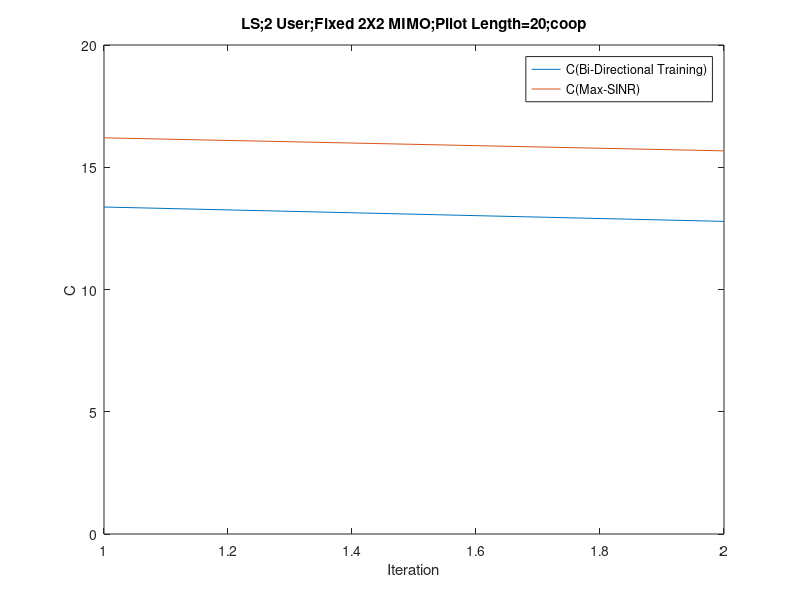

This chart was generated by the following MATLAB code:
%2 user, 2X2 MIMO Channel
%All Channels(cooperation)
%calculate MSE
%LS Filter
%add realization function
clc
clear

for k=1:2
SINR_c_without_stat(:,k)= zeros(100,1);
SINR_c_know_stat(:,k)= zeros(100,1);
SINR_p_without_stat(:,k)= zeros(100,1);
SINR_p_know_stat(:,k)= zeros(100,1);
end

sigma = sqrt(10^(-3));

i = 5; %FilterLength
Realization=1000;

  for R=1:Realization
        
        R
        
        H{1,1}=(1/sqrt(2))*[randn(1,1)+1i*randn(1,1) randn(1,1)+1i*randn(1,1);randn(1,1)+1i*randn(1,1) randn(1,1)+1i*randn(1,1)];
        H{1,2}=0.8*(1/sqrt(2))*[randn(1,1)+1i*randn(1,1) randn(1,1)+1i*randn(1,1);randn(1,1)+1i*randn(1,1) randn(1,1)+1i*randn(1,1)];
        H{2,1}=0.8*(1/sqrt(2))*[randn(1,1)+1i*randn(1,1) randn(1,1)+1i*randn(1,1);randn(1,1)+1i*randn(1,1) randn(1,1)+1i*randn(1,1)];
        H{2,2}=(1/sqrt(2))*[randn(1,1)+1i*randn(1,1) randn(1,1)+1i*randn(1,1);randn(1,1)+1i*randn(1,1) randn(1,1)+1i*randn(1,1)];

        Z{1,1}=H{1,1}.';
        Z{1,2}=H{2,1}.';
        Z{2,1}=H{1,2}.';
        Z{2,2}=H{2,2}.';
        Big_Z = [Z{1,1} Z{1,2};Z{2,1} Z{2,2}];

        for k = 1:2
            gp(:,k)=[1;1];
            gp_w(:,k)=[1;1];
            gp(:,k)=gp(:,k)/norm(gp(:,k));
            gp_w(:,k)=gp_w(:,k)/norm(gp_w(:,k));
            gc(:,k)=[1;1];
            gc_w(:,k)=[1;1];
            gc(:,k)=gc(:,k)/norm(gc(:,k));
            gc_w(:,k)=gc_w(:,k)/norm(gc_w(:,k));
            
            
        end

for iteration = 1:2
    
    iteration;

                %Normalized g
                for k = 1:2
                gp(:,k)=gp(:,k)/norm(gp(:,k));
                gp_w(:,k)=gp_w(:,k)/norm(gp_w(:,k));
                gc(:,k)=gc(:,k)/norm(gc(:,k));
                gc_w(:,k)=gc_w(:,k)/norm(gc_w(:,k));
                end
                
                Gc_w=[gc_w(:,1);gc_w(:,2)];
            
           
            %Backward Training
            for iter1 = 1:i

                    for k =1:2
                        if rand-0.5 >= 0
                                    xp_b(k,iter1) = 1;
                                else
                                    xp_b(k,iter1) = -1;
                        end
                    end
                    
                    if rand-0.5 >= 0
                                xc_b(iter1) = 1;
                            else
                                xc_b(iter1) = -1;
                    end
                    
                       
                    for k = 1:2

                                neq_p(:,iter1,k) = [0;0];
                                for j = 1:2
                                    if j~=k; 
                                        neq_p(:,iter1,k) = neq_p(:,iter1,k) + Z{k,j}*gp(:,j)*xp_b(j,iter1);
                                    end
                                end

                                neq_p_w(:,iter1,k) = [0;0];
                                for j = 1:2
                                    if j~=k;
                                        neq_p_w(:,iter1,k) = neq_p_w(:,iter1,k) + Z{k,j}*gp_w(:,j);
                                    end
                                end
                                
                                neq(:,iter1,k) = [0;0];
                                for j = 1:2
                                    if j~=k; 
                                        neq(:,iter1,k) = neq(:,iter1,k) + Z{k,j}*gc(:,j)*xc_b(iter1);
                                    end
                                end

                                neq_w(:,iter1,k) = [0;0];
                                for j = 1:2
                                    if j~=k;
                                        neq_w(:,iter1,k) = neq_w(:,iter1,k) + Z{k,j}*gc_w(:,j);
                                    end
                                end

                                all_w(:,iter1,k) = [0;0];
                                for j = 1:2
                                        all_w(:,iter1,k) = all_w(:,iter1,k) + Z{k,j}*gc_w(:,j);
                                end

                           
                    end
                    
                    for k = 1:2    
                                yb(:,iter1,k) = Z{k,k}*(gp(:,k)*xp_b(k,iter1))...
                                                +neq_p(:,iter1,k)...
                                                +sigma*(1/sqrt(2))*[(randn(1,1)+1i*randn(1,1));(randn(1,1)+1i*randn(1,1))]...
                                                +Z{k,k}*(gc(:,k)*xc_b(iter1))...
                                                +neq(:,iter1,k);
                    end
                           
            end
                    
            
            
                    for k = 1:2
                            vp_w(:,k) = inv(  Z{k,k}*gp_w(:,k)*gp_w(:,k)'*Z{k,k}'... 
                                            + neq_p_w(:,iter1,k)*(neq_p_w(:,iter1,k))'...  
                                            + eye(2)*sigma^2 ...
                                            + Z{k,k}*gc_w(:,k)*gc_w(:,k)'*Z{k,k}'...
                                            + neq_w(:,iter1,k)*(neq_w(:,iter1,k))'...
                                            + Z{k,k}*gc_w(:,k)*(neq_w(:,iter1,k))'...
                                            + (Z{k,k}*gc_w(:,k)*(neq_w(:,iter1,k))')'...
                                            ) * (Z{k,k}*gp_w(:,k)); 
                                        
                            
                            
                    end
                    
                    Vc_w = inv(  Big_Z*Gc_w*Gc_w'*Big_Z'...
                                        +Big_Z*[gp_w(:,1)*gp_w(:,1)' 0*eye(2);0*eye(2) gp_w(:,1)*gp_w(:,1)' ]*Big_Z'...
                                        +sigma^2*eye(4) )*(Big_Z*Gc_w);
            
                    for k = 1:2
                    vp(:,k)  = inv(yb(:,:,k)*yb(:,:,k)')*yb(:,:,k)*xp_b(k,:)';
                    z = inv([yb(:,:,1);yb(:,:,2)]*[yb(:,:,1);yb(:,:,2)]')*[yb(:,:,1);yb(:,:,2)]*xc_b';
                    vc(:,k)=z(2*k-1:2*k);
                    end
            
                    for k = 1:2
                    vp(:,k)=vp(:,k)/norm(vp(:,k));
                    vp_w(:,k)=vp_w(:,k)/norm(vp_w(:,k));
                    vc(:,k)=sqrt(2)*vc(:,k)/norm([vc(:,1);vc(:,2)]);
                    end
                    
                    Vc_w=sqrt(2)*Vc_w/norm(Vc_w);
                    for k = 1:2
                    vc_w(:,k)=Vc_w(2*k-1:2*k); 
                    end
       

            %Forward Training  
            for iter2 = 1:i

                    for k = 1:2
                        if rand-0.5 >= 0
                                    xp_f(k,iter2) = 1;
                                else
                                    xp_f(k,iter2) = -1;
                        end
                    end
                    
                    if rand-0.5 >= 0
                                xc_f(iter2) = 1;
                            else
                                xc_f(iter2) = -1;
                    end

                    for k = 1:2

                                neq_p(:,iter2,k) = [0;0];
                                for j = 1:2
                                    if j~=k; 
                                        neq_p(:,iter2,k) = neq_p(:,iter2,k) + H{k,j}*vp(:,j)*xp_f(j,iter2);
                                    end
                                end

                                neq_p_w(:,iter2,k) = [0;0];
                                for j = 1:2
                                    if j~=k;
                                        neq_p_w(:,iter2,k) = neq_p_w(:,iter2,k) + H{k,j}*vp_w(:,j);
                                    end
                                end
                                
                                neq(:,iter2,k) = [0;0];
                                for j = 1:2
                                    if j~=k; 
                                        neq(:,iter2,k) = neq(:,iter2,k) + H{k,j}*vc(:,j)*xc_f(iter2);
                                    end
                                end

                                neq_w(:,iter2,k) = [0;0];
                                for j = 1:2
                                    if j~=k;
                                        neq_w(:,iter2,k) = neq_w(:,iter2,k) + H{k,j}*vc_w(:,j);
                                    end
                                end

                                all_w(:,iter2,k) = [0;0];
                                for j = 1:2
                                        all_w(:,iter2,k) = all_w(:,iter2,k) + H{k,j}*vc_w(:,j);
                                end

                    end
                    
                    for k = 1:2    
                    yf(:,iter2,k) = H{k,k}*(vp(:,k)*xp_f(k,iter2))...
                                    +neq_p(:,iter2,k)...
                                    +sigma*(1/sqrt(2))*[(randn(1,1)+1i*randn(1,1));(randn(1,1)+1i*randn(1,1))]...
                                    +H{k,k}*(vc(:,k)*xc_f(iter2))...
                                    +neq(:,iter2,k);
                    end
                   
            end 
    
                for k = 1:2 
                gp_w(:,k) = inv(  H{k,k}*vp_w(:,k)*vp_w(:,k)'*H{k,k}'...
                                + neq_p_w(:,iter2,k)*(neq_p_w(:,iter2,k))'...  
                                + eye(2)*sigma^2 ...
                                + H{k,k}*vc_w(:,k)*vc_w(:,k)'*H{k,k}'...
                                + neq_w(:,iter2,k)*(neq_w(:,iter2,k))'...
                                + neq_w(:,iter2,k)*vc_w(:,k)'*H{k,k}'...
                                + H{k,k}*vc_w(:,k)*(neq_w(:,iter2,k))'...
                                ) * (H{k,k}*vp_w(:,k));
                            
                gc_w(:,k) = inv(  H{k,k}*vc_w(:,k)*vc_w(:,k)'*H{k,k}'  + neq_w(:,iter2,k)*(neq_w(:,iter2,k))'...  
                            + neq_w(:,iter2,k)*vc_w(:,k)'*H{k,k}'  + H{k,k}*vc_w(:,k)*(neq_w(:,iter2,k))'...
                            + eye(2)*sigma^2 ...
                            + H{k,k}*vp_w(:,k)*vp_w(:,k)'*H{k,k}'...
                            + neq_p_w(:,iter2,k)*(neq_p_w(:,iter2,k))'...
                            ) * all_w(:,iter2,k);  
                        
          
                
                            
                end

                for k = 1:2
                gp(:,k)  = inv(yf(:,:,k)*yf(:,:,k)')*yf(:,:,k)*xp_f(k,:)';
                gc(:,k)  = inv(yf(:,:,k)*yf(:,:,k)')*yf(:,:,k)*xc_f';
               
                
                end
                
                      
            
    
                %for SINR
            for k = 1:2
                
                %%%%%%%%%%%
                neq_SINR_p(iteration,k) = 0;
                for j = 1:2
                    if j~=k; 
                neq_SINR_p(iteration,k) = neq_SINR_p(iteration,k) + norm(gp(:,k)'*H{k,j}*vp(:,j))^2;
                    end
                end
                %%%%%%%%%%%
                neq_SINR_p_w(iteration,k) = 0;
                for j = 1:2
                    if j~=k; 
                neq_SINR_p_w(iteration,k) = neq_SINR_p_w(iteration,k) + norm(gp_w(:,k)'*H{k,j}*vp_w(:,j))^2;
                    end
                end
                
                all_SINR(:,iteration,k) = [0;0];
                for j = 1:2
                all_SINR(:,iteration,k) = all_SINR(:,iteration,k) + H{k,j}*vc(:,j);
                end

                all_SINR_w(:,iteration,k) = [0;0];
                for j = 1:2
                all_SINR_w(:,iteration,k) = all_SINR_w(:,iteration,k) + H{k,j}*vc_w(:,j);
                end
                
                %%%%%%%%%%
                all_SINR_cp(iteration,k) = 0;
                for j = 1:2
                all_SINR_cp(iteration,k) = all_SINR_cp(iteration,k) + norm(gc(:,k)'*H{k,j}*vp(:,j))^2;
                end
                %%%%%%%%%%
                all_SINR_w_cp(iteration,k) = 0;
                for j = 1:2
                all_SINR_w_cp(iteration,k) = all_SINR_w_cp(iteration,k) + norm(gc_w(:,k)'*H{k,j}*vp_w(:,j))^2;
                end
                
                all_SINR_pc(:,iteration,k) = [0;0];
                for j = 1:2
                all_SINR_pc(:,iteration,k) = all_SINR_pc(:,iteration,k) + gp(:,k)'*H{k,j}*vc(:,j);
                end
                
                all_SINR_w_pc(:,iteration,k) = [0;0];
                for j = 1:2
                all_SINR_w_pc(:,iteration,k) = all_SINR_w_pc(:,iteration,k) + gp_w(:,k)'*H{k,j}*vc_w(:,j);
                end
        
            end
    
            for k = 1:2
            SINR_p_without_stat(iteration,k)= ...
                      SINR_p_without_stat(iteration,k)...
                      +(    norm(  gp(:,k)'*H{k,k}*vp(:,k) )^2/(  neq_SINR_p(iteration,k)+ norm( gp(:,k)'*eye(2)*sigma^2*gp(:,k) )  + norm(all_SINR_pc(:,iteration,k))^2    ))/Realization;
            SINR_p_know_stat(iteration,k)= ...
                      SINR_p_know_stat(iteration,k) ...
                      +(    norm(  gp_w(:,k)'*H{k,k}*vp_w(:,k) )^2/(  neq_SINR_p_w(iteration,k) + norm( gp_w(:,k)'*eye(2)*sigma^2*gp_w(:,k) ) + norm(all_SINR_w_pc(:,iteration,k))^2  ))/Realization;
            
            SINR_c_without_stat(iteration,k)= ...
                      SINR_c_without_stat(iteration,k) ...
                      +(    norm(gc(:,k)'*all_SINR(:,iteration,k)   )^2/(  norm( gc(:,k)'*eye(2)*sigma^2*gc(:,k) )  + all_SINR_cp(iteration,k)     ))/Realization;
            SINR_c_know_stat(iteration,k)= ...
                      SINR_c_know_stat(iteration,k) ...
                      +(    norm( gc_w(:,k)'*all_SINR_w(:,iteration,k)  )^2/(  norm( gc_w(:,k)'*eye(2)*sigma^2*gc_w(:,k) ) + all_SINR_w_cp(iteration,k)    ))/Realization; 
            end
    
    end
           
end
   

n=1:iteration;


plot(   n,  (log2(1+SINR_c_without_stat(n,1))...
           +log2(1+SINR_c_without_stat(n,2))...
           +log2(1+SINR_p_without_stat(n,1))...
           +log2(1+SINR_p_without_stat(n,2))), n,  (log2(1+SINR_c_know_stat(n,1))...
                                                 +log2(1+SINR_c_know_stat(n,2))...
                                                 +log2(1+SINR_p_know_stat(n,1))...
                                                 +log2(1+SINR_p_know_stat(n,2))) )





legend('C(Bi-Directional Training)','C(Max-SINR)')
xlabel('Iteration')
ylabel('C')
title('LS;2 User;Fixed 2X2 MIMO;Pilot Length=20;coop')
axis([1 iteration 0 20])


